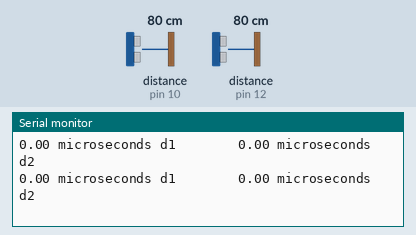
This sketch was run on a simulated Arduino Uno, built with avr-gcc and run on an emulated ATmega328P. Shown: the last lines printed to the serial monitor. Wiring (inferred from the names in the program): 2 × ultrasonic range finder: trigger pin 11, echo pin 10 / trigger pin 13, echo pin 12. The test bench sets the inputs (shaded band); at power-on: distance to the obstacle (sensors on pin 10, pin 12) 80 cm. The echo pulse lasts 58.3 µs per cm.

Above: at 1.2 s.
1.3 s: distance to the obstacle (sensor on pin 10) set to 2 cm
At 1.37 s:
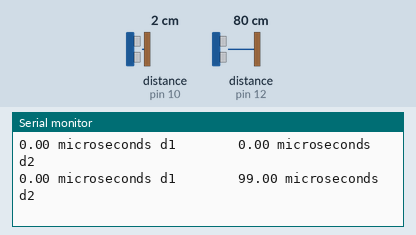
4.3 s: distance to the obstacle (sensor on pin 12) set to 9 cm
At 4.38 s:
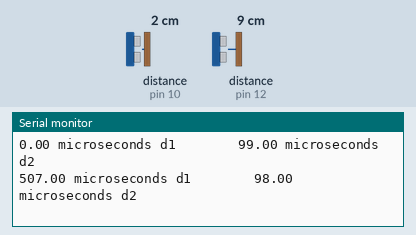
7.3 s: distance to the obstacle (sensor on pin 10) set to 18 cm
At 7.36 s:
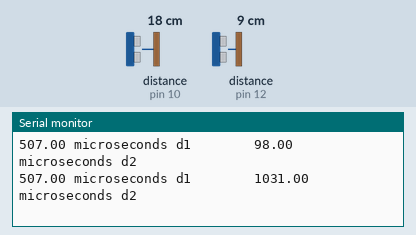
10.3 s: distance to the obstacle (sensor on pin 12) set to 18 cm
At 10.37 s:
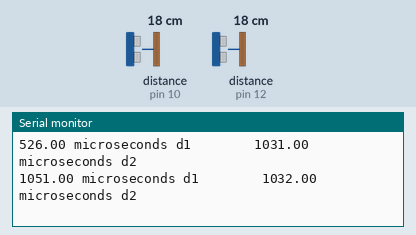
13.3 s: distance to the obstacle (sensor on pin 10) set to 4 cm
At 13.4 s:
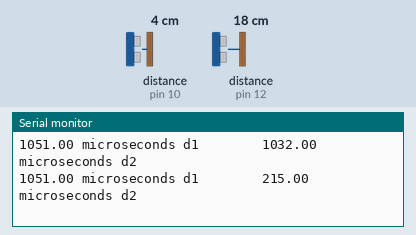
16.3 s: distance to the obstacle (sensor on pin 12) set to 9 cm
At 16.3 s:
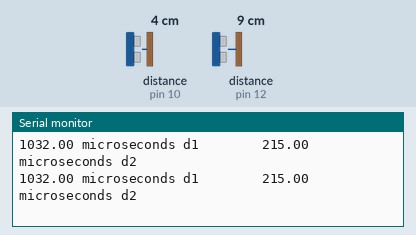
Timing chart, 0 to 19.3 s (numbered marks = the images above; inputs shaded):
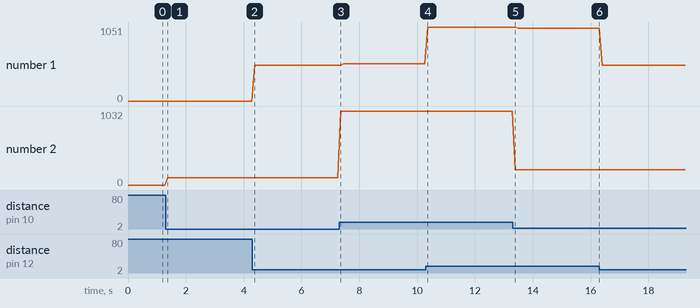

The sketch:

ultrasonic_calibration_durations.ino
```cpp
#define trigPin1 13            //Trig1 to arduino pin 13
#define echoPin1 12            //echo1 to arduino pin 12
#define trigPin2 11            //trig2 to arduino pin 11
#define echoPin2 10            //echo2 to arduino pin 10

void setup() {
  Serial.begin (9600);         //serial communications at 9600 bps
  pinMode(trigPin1, OUTPUT);   //set the trigPin1 as output
  pinMode(echoPin1, INPUT);    // set the echoPin1 as input
  pinMode(trigPin2, OUTPUT);   // set the trigPin2 as output
  pinMode(echoPin2, INPUT);    // set the echoPin2 as input
}

void loop() {
  float duration1, distance1, duration2, distance2;

  digitalWrite(trigPin1, LOW);
  delayMicroseconds(2);
  digitalWrite(trigPin1, HIGH); //send out ultrasonicwave to 10s

  delayMicroseconds(10);
  digitalWrite(trigPin1, LOW);

  duration1 = pulseIn(echoPin1, HIGH, 2000); //arduino will only wait 2000 microseconds for the pulse to be complete
  //distance1 = (duration1/2) * 0.03435; //sound speed = 0.03435 cm/ct

  //prints data to the serial port as human readable ASCII text
  Serial.print(duration1);
  Serial.print(" microseconds d1        ");
  delayMicroseconds(20);


  digitalWrite(trigPin2, LOW);
  delayMicroseconds(2);
  digitalWrite(trigPin2, HIGH); //send out ultrasonicwave to 10s

  delayMicroseconds(10);
  digitalWrite(trigPin2, LOW);

  duration2 = pulseIn(echoPin2, HIGH, 2000); //arduino will only wait 2000 microseconds for the pulse to be complete
  //distance2 = (duration2/2) * 0.03435; //sound speed = 0.03435 cm/ct

  //prints data to the serial port as human readable ASCII text
  Serial.print(duration2);
  Serial.println(" microseconds d2");

  delay(100);
}
```

Measured:
- after the input at 1.3 s, the serial monitor: prints a new line after 0.07 s (image 1)
- after the input at 4.3 s, the serial monitor: prints a new line after 0.08 s (image 2)
- after the input at 7.3 s, the serial monitor: prints a new line after 0.06 s (image 3)
- after the input at 10.3 s, the serial monitor: prints a new line after 0.07 s (image 4)
- after the input at 13.3 s, the serial monitor: prints a new line after 0.09 s (image 5)
- plotted number 1: 0 → 507 after the input at 4.3 s, 507 → 526 after the input at 7.3 s, 526 → 1051 after the input at 10.3 s, 1032 → 507 after the input at 16.3 s
- plotted number 2: 0 → 99 after the input at 1.3 s, 99 → 98 after the input at 4.3 s, 98 → 1031 after the input at 7.3 s, 1031 → 1032 after the input at 10.3 s, 1032 → 215 after the input at 13.3 s
